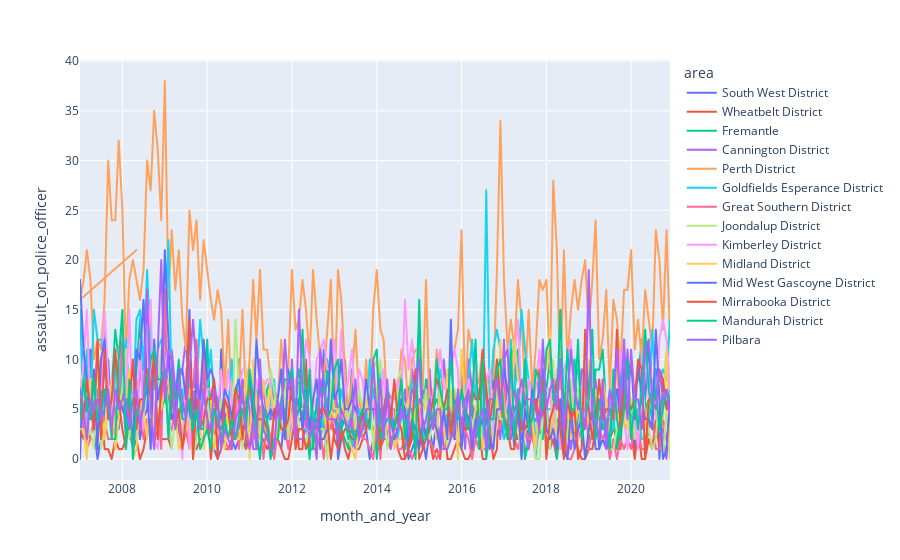

This figure's notebook cell:
### Markdown cell above
### Assaults on police officers in all districts from 2007 - 2020

### Code cell
px.line(df, x='month_and_year', y ='assault_on_police_officer', color='area')

### Figure 1 — Plotly figure (JSON) as saved in the notebook; plotly's stock layout.template omitted (floating-point values rounded to 4 significant figures; data arrays with more than 128 entries replaced by an {"elided": "..."} marker saying what was removed)
{"data": [{"hovertemplate": "area=South West District<br>month_and_year=%{x}<br>assault_on_police_officer=%{y}<extra></extra>", "legendgroup": "South West District", "line": {"color": "#636efa", "dash": "solid"}, "mode": "lines", "name": "South West District", "showlegend": true, "type": "scattergl", "x": {"elided": "168 str values"}, "xaxis": "x", "y": {"elided": "168 int values"}, "yaxis": "y"}, {"hovertemplate": "area=Wheatbelt District<br>month_and_year=%{x}<br>assault_on_police_officer=%{y}<extra></extra>", "legendgroup": "Wheatbelt District", "line": {"color": "#EF553B", "dash": "solid"}, "mode": "lines", "name": "Wheatbelt District", "showlegend": true, "type": "scattergl", "x": {"elided": "168 str values"}, "xaxis": "x", "y": {"elided": "168 int values"}, "yaxis": "y"}, {"hovertemplate": "area=Fremantle<br>month_and_year=%{x}<br>assault_on_police_officer=%{y}<extra></extra>", "legendgroup": "Fremantle", "line": {"color": "#00cc96", "dash": "solid"}, "mode": "lines", "name": "Fremantle", "showlegend": true, "type": "scattergl", "x": {"elided": "168 str values"}, "xaxis": "x", "y": {"elided": "168 int values"}, "yaxis": "y"}, {"hovertemplate": "area=Cannington District<br>month_and_year=%{x}<br>assault_on_police_officer=%{y}<extra></extra>", "legendgroup": "Cannington District", "line": {"color": "#ab63fa", "dash": "solid"}, "mode": "lines", "name": "Cannington District", "showlegend": true, "type": "scattergl", "x": {"elided": "168 str values"}, "xaxis": "x", "y": {"elided": "168 int values"}, "yaxis": "y"}, {"hovertemplate": "area=Perth District<br>month_and_year=%{x}<br>assault_on_police_officer=%{y}<extra></extra>", "legendgroup": "Perth District", "line": {"color": "#FFA15A", "dash": "solid"}, "mode": "lines", "name": "Perth District", "showlegend": true, "type": "scattergl", "x": {"elided": "168 str values"}, "xaxis": "x", "y": {"elided": "168 int values"}, "yaxis": "y"}, {"hovertemplate": "area=Goldfields Esperance District<br>month_and_year=%{x}<br>assault_on_police_officer=%{y}<extra></extra>", "legendgroup": "Goldfields Esperance District", "line": {"color": "#19d3f3", "dash": "solid"}, "mode": "lines", "name": "Goldfields Esperance District", "showlegend": true, "type": "scattergl", "x": {"elided": "168 str values"}, "xaxis": "x", "y": {"elided": "168 int values"}, "yaxis": "y"}, {"hovertemplate": "area=Great Southern District<br>month_and_year=%{x}<br>assault_on_police_officer=%{y}<extra></extra>", "legendgroup": "Great Southern District", "line": {"color": "#FF6692", "dash": "solid"}, "mode": "lines", "name": "Great Southern District", "showlegend": true, "type": "scattergl", "x": {"elided": "168 str values"}, "xaxis": "x", "y": {"elided": "168 int values"}, "yaxis": "y"}, {"hovertemplate": "area=Joondalup District<br>month_and_year=%{x}<br>assault_on_police_officer=%{y}<extra></extra>", "legendgroup": "Joondalup District", "line": {"color": "#B6E880", "dash": "solid"}, "mode": "lines", "name": "Joondalup District", "showlegend": true, "type": "scattergl", "x": {"elided": "168 str values"}, "xaxis": "x", "y": {"elided": "168 int values"}, "yaxis": "y"}, {"hovertemplate": "area=Kimberley District<br>month_and_year=%{x}<br>assault_on_police_officer=%{y}<extra></extra>", "legendgroup": "Kimberley District", "line": {"color": "#FF97FF", "dash": "solid"}, "mode": "lines", "name": "Kimberley District", "showlegend": true, "type": "scattergl", "x": {"elided": "168 str values"}, "xaxis": "x", "y": {"elided": "168 int values"}, "yaxis": "y"}, {"hovertemplate": "area=Midland District<br>month_and_year=%{x}<br>assault_on_police_officer=%{y}<extra></extra>", "legendgroup": "Midland District", "line": {"color": "#FECB52", "dash": "solid"}, "mode": "lines", "name": "Midland District", "showlegend": true, "type": "scattergl", "x": {"elided": "168 str values"}, "xaxis": "x", "y": {"elided": "168 int values"}, "yaxis": "y"}, {"hovertemplate": "area=Mid West Gascoyne District<br>month_and_year=%{x}<br>assault_on_police_officer=%{y}<extra></extra>", "legendgroup": "Mid West Gascoyne District", "line": {"color": "#636efa", "dash": "solid"}, "mode": "lines", "name": "Mid West Gascoyne District", "showlegend": true, "type": "scattergl", "x": {"elided": "168 str values"}, "xaxis": "x", "y": {"elided": "168 int values"}, "yaxis": "y"}, {"hovertemplate": "area=Mirrabooka District<br>month_and_year=%{x}<br>assault_on_police_officer=%{y}<extra></extra>", "legendgroup": "Mirrabooka District", "line": {"color": "#EF553B", "dash": "solid"}, "mode": "lines", "name": "Mirrabooka District", "showlegend": true, "type": "scattergl", "x": {"elided": "168 str values"}, "xaxis": "x", "y": {"elided": "168 int values"}, "yaxis": "y"}, {"hovertemplate": "area=Mandurah District<br>month_and_year=%{x}<br>assault_on_police_officer=%{y}<extra></extra>", "legendgroup": "Mandurah District", "line": {"color": "#00cc96", "dash": "solid"}, "mode": "lines", "name": "Mandurah District", "showlegend": true, "type": "scattergl", "x": {"elided": "168 str values"}, "xaxis": "x", "y": {"elided": "168 int values"}, "yaxis": "y"}, {"hovertemplate": "area=Pilbara<br>month_and_year=%{x}<br>assault_on_police_officer=%{y}<extra></extra>", "legendgroup": "Pilbara", "line": {"color": "#ab63fa", "dash": "solid"}, "mode": "lines", "name": "Pilbara", "showlegend": true, "type": "scattergl", "x": {"elided": "168 str values"}, "xaxis": "x", "y": {"elided": "168 int values"}, "yaxis": "y"}], "layout": {"legend": {"title": {"text": "area"}, "tracegroupgap": 0}, "margin": {"t": 60}, "xaxis": {"anchor": "y", "domain": [0, 1], "title": {"text": "month_and_year"}}, "yaxis": {"anchor": "x", "domain": [0, 1], "title": {"text": "assault_on_police_officer"}}}}
